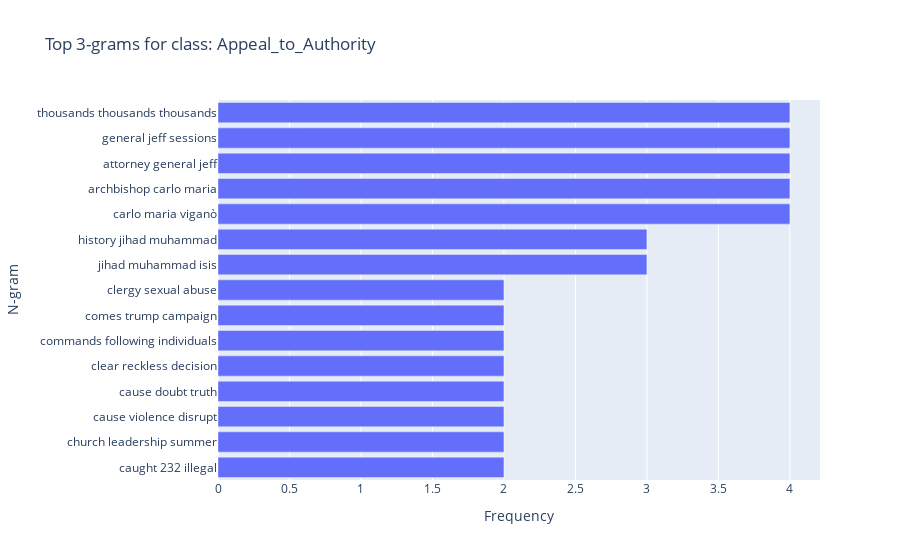
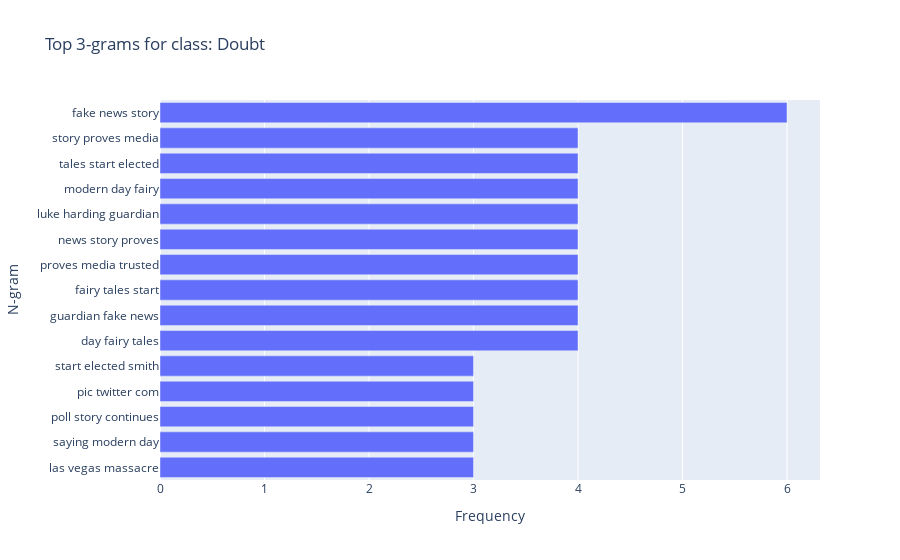

The code cell stored with these charts, in order, in its notebook:
### Markdown cell above
#### **Trigram Analysis**

### Code cell
analyze_ngrams(df, n=3, top_k=15)

### Figure 1 — Plotly figure (JSON) as saved in the notebook; plotly's stock layout.template omitted (floating-point values rounded to 4 significant figures)
{"data": [{"hovertemplate": "Frequency=%{x}<br>N-gram=%{y}<extra></extra>", "legendgroup": "", "marker": {"color": "#636efa", "pattern": {"shape": ""}}, "name": "", "orientation": "h", "showlegend": false, "textposition": "auto", "type": "bar", "x": [2, 2, 2, 2, 2, 2, 2, 2, 3, 3, 4, 4, 4, 4, 4], "xaxis": "x", "y": ["caught 232 illegal", "church leadership summer", "cause violence disrupt", "cause doubt truth", "clear reckless decision", "commands following individuals", "comes trump campaign", "clergy sexual abuse", "jihad muhammad isis", "history jihad muhammad", "carlo maria viganò", "archbishop carlo maria", "attorney general jeff", "general jeff sessions", "thousands thousands thousands"], "yaxis": "y"}], "layout": {"barmode": "relative", "legend": {"tracegroupgap": 0}, "title": {"text": "Top 3-grams for class: Appeal_to_Authority"}, "xaxis": {"anchor": "y", "domain": [0, 1], "title": {"text": "Frequency"}}, "yaxis": {"anchor": "x", "domain": [0, 1], "title": {"text": "N-gram"}}}}

### Figure 2 — Plotly figure (JSON) as saved in the notebook; plotly's stock layout.template omitted (floating-point values rounded to 4 significant figures)
{"data": [{"hovertemplate": "Frequency=%{x}<br>N-gram=%{y}<extra></extra>", "legendgroup": "", "marker": {"color": "#636efa", "pattern": {"shape": ""}}, "name": "", "orientation": "h", "showlegend": false, "textposition": "auto", "type": "bar", "x": [3, 3, 3, 3, 3, 4, 4, 4, 4, 4, 4, 4, 4, 4, 6], "xaxis": "x", "y": ["las vegas massacre", "saying modern day", "poll story continues", "pic twitter com", "start elected smith", "day fairy tales", "guardian fake news", "fairy tales start", "proves media trusted", "news story proves", "luke harding guardian", "modern day fairy", "tales start elected", "story proves media", "fake news story"], "yaxis": "y"}], "layout": {"barmode": "relative", "legend": {"tracegroupgap": 0}, "title": {"text": "Top 3-grams for class: Doubt"}, "xaxis": {"anchor": "y", "domain": [0, 1], "title": {"text": "Frequency"}}, "yaxis": {"anchor": "x", "domain": [0, 1], "title": {"text": "N-gram"}}}}
